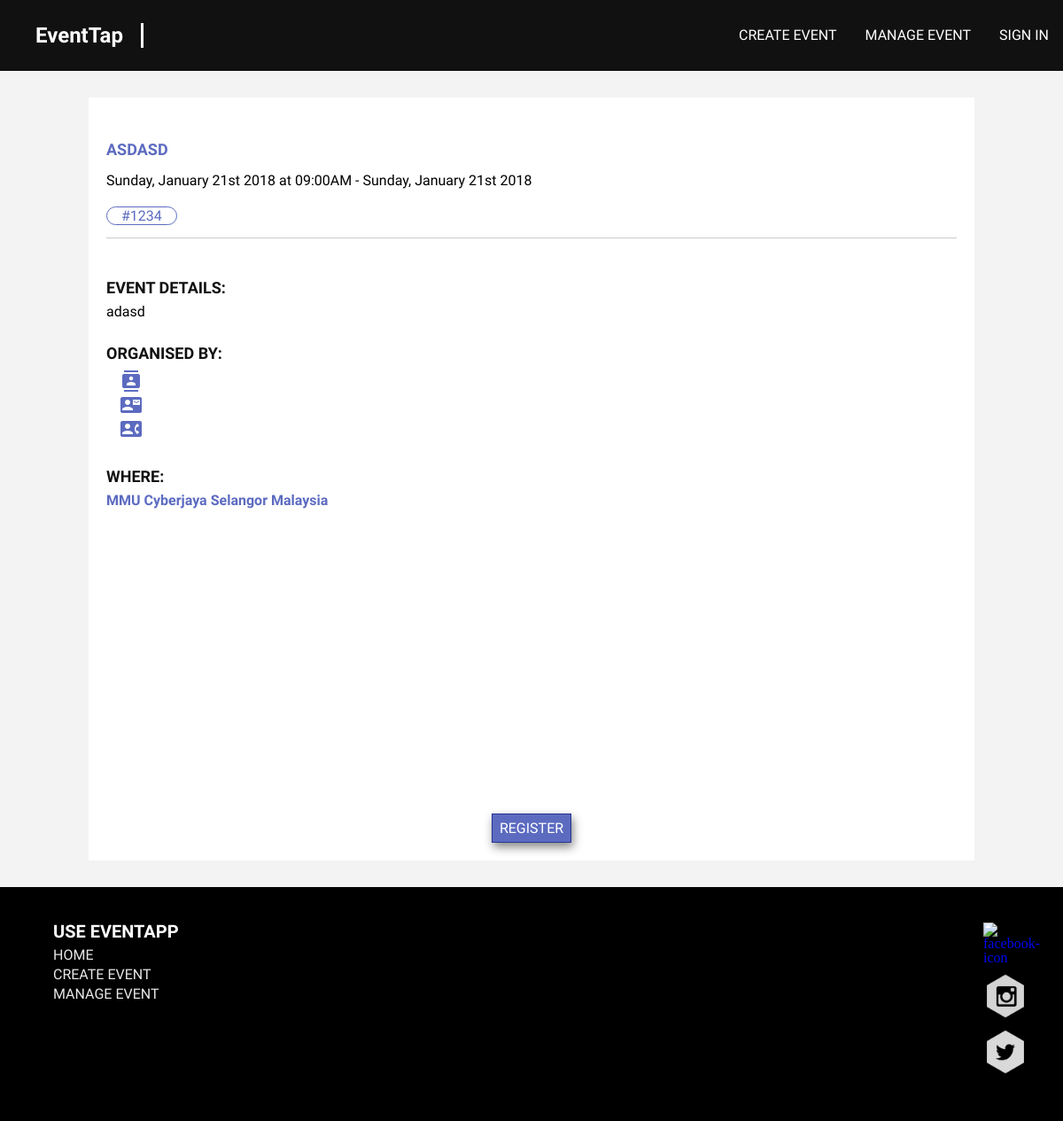
The page /view-event.php?event_id=37 on the database as committed earlier.
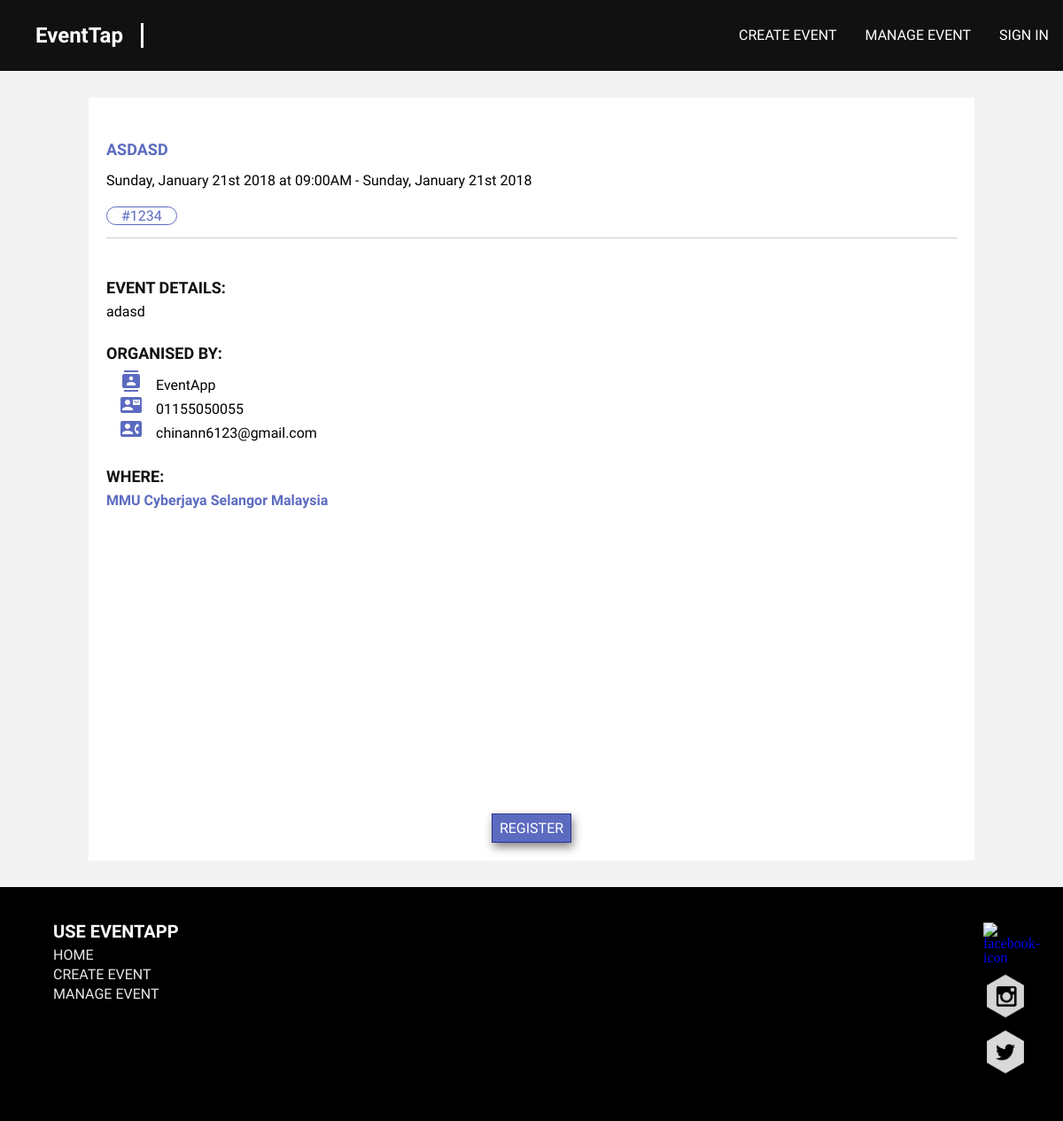
The same page on the database as committed later.
### tables this page shows
CREATE TABLE IF NOT EXISTS `event` (
  `event_id` int(11) NOT NULL AUTO_INCREMENT,
  `event_title` text NOT NULL,
  `event_content` mediumtext NOT NULL,
  `event_start_date` date NOT NULL,
  `event_end_date` date NOT NULL,
  `event_start_time` varchar(7) NOT NULL,
  `event_longitude` double NOT NULL,
  `event_latitude` double NOT NULL,
  `location` varchar(200) NOT NULL,
  `event_created_date` timestamp NOT NULL DEFAULT CURRENT_TIMESTAMP,
  `event_author` varchar(100) NOT NULL,
  `event_meta_title` text NOT NULL,
  `event_meta_description` text NOT NULL,
  `event_featured_img` text NOT NULL,
  `participant` int(11) NOT NULL,
  `organizer_id` int(11) DEFAULT NULL,
  `category` text NOT NULL,
  PRIMARY KEY (`event_id`)
);

CREATE TABLE IF NOT EXISTS `organizer` (
  `id` int(11) NOT NULL AUTO_INCREMENT,
  `logo` text NOT NULL,
  `name` varchar(200) NOT NULL,
  `contact` varchar(200) NOT NULL,
  `email` varchar(200) NOT NULL,
  `account` varchar(200) NOT NULL,
  PRIMARY KEY (`id`)
);

### view-event.php (the view, shortened to what this page needs)
<?php
include_once 'header.php';
$servername = "localhost";
$username   = "root";
$password   = "";
$dbname     = "event_app";
$conn = mysqli_connect($servername, $username, $password, $dbname);
if (isset($_GET['event_id'])){
  $event_id = $_GET['event_id'];
  $sql = "SELECT * FROM event WHERE event_id = '$event_id'";
  $results = mysqli_query($conn, $sql);
  while($event_data = mysqli_fetch_assoc($results)) {
    $event_title = $event_data['event_title'];
    $event_content = $event_data['event_content'];
    $event_location = $event_data['location'];
    $event_ticket = $event_data['participant'];
    $event_organiser_id = $event_data['organizer_id'];
  }
  $img_srcs = array();
  $sql3 = "SELECT * FROM organizer WHERE id = '$event_organiser_id'";
  $results3 = mysqli_query($conn, $sql3);
  while($organiser_data = mysqli_fetch_assoc($results3)) {
    $event_organiser_name = $organiser_data['name'];
    $event_organiser_email = $organiser_data['email'];
    $event_organiser_contact = $organiser_data['contact'];
  }
}
?>
<link rel="stylesheet" href="css/view-event.css">
<main>
  <div class="container">
    <div id="event-view">
      <div id="event-title">
        <h1><?php echo $event_title; ?></h1>
        <p id="event-datetime"></p>
        <p id="event-categories"></p>
      </div>
      <hr>
      <div id="event-detail">
        <h1>Event Details: </h1>
        <span><?php echo $event_content; ?></span>
      </div>
      <div id="event-organiser">
        <h1>Organised by: </h1>
        <p><i class="material-icons">contacts</i><span><?php echo $event_organiser_name; ?></span></p>
        <p><i class="material-icons">contact_mail</i><span><?php echo $event_organiser_contact; ?></span></p>
        <p><i class="material-icons">contact_phone</i><span><?php echo $event_organiser_email; ?></span></p>
      </div>
      <div id="event-location">
        <h1>Where: </h1>
        <p><?php echo $event_location; ?></p>
      </div>
      <div id="googleMap"></div>
      <?php
      if (isset($img_srcs)){
        echo '<div id="event-img">';
        echo '</div>';
      }
      ?>
      <?php
      if ($event_ticket > 0) {
        echo '<button id="regBtn" value="Register">Register</button>';
      }
      else {
        echo '<div id="no-ticket">Sold Out!</div>';
      }
      ?>
    </div>
  </main>
  <?php
  include_once 'footer.php';
  ?>

### header.php (shortened to what this page needs)
<!DOCTYPE html>
<html>
<head>
  <link rel="stylesheet" href="css/styles.css">
  <link rel="stylesheet" href="css/sign-up.css">
  <link rel="stylesheet" href="css/sign-in.css">
  <link rel="stylesheet" href="https://cdnjs.cloudflare.com/ajax/libs/font-awesome/4.7.0/css/font-awesome.min.css">
</head>
<body>
  <header>
    <a href="index.php" class="header-brand">EventTap</a>
    <nav class="main-nav">
      <?php
        if(isset($_SESSION['eventtap_usr'])){
          $fname = isset($_SESSION['u_fname'])? $_SESSION['u_fname']:"Guest";
          echo "
          <ul>
          <li><p>Hi, $fname </p></li>
          <li><a href='create-event.php'>Create Event</a></li>
          <li><a href='manage-event.php'>Manage Event</a></li>
          <li>
            <form action='logout.php' method='POST'>
            <button class='logout' type='submit' name='submit'>Logout</button></form>
          </li>
          </ul>";
        }else{
          echo "<ul>
          <li><a href='create-event.php' onClick='checkbox()'>Create Event</a></li>
          <li><a href='manage-event.php' onClick='checkbox()'>Manage Event</a></li>
          <li><label class='signin_btn' id='btnSignin'>Sign In</label></li>
          </ul>";
        }
      ?>
    </nav>
  </header>

### footer.php
<footer>
  <ul class="footer-links-main">
    <li><p>Use EventApp</p></li>
    <li><a href="index.php">Home</a></li>
    <li><a href="#">Create Event</a></li>
    <li><a href="#">Manage Event</a></li>
  </ul>
  <div class="footer-sm">
    <a href="#">
      <img src="img/if_facebook_six_107120.png" alt="facebook-icon">
    </a>
    <a href="#">
      <img src="img/if_instagram_six_107098.png" alt="instagram-icon">
    </a>
    <a href="#">
      <img src="img/if_twitter_six_107069.png" alt="twitter-icon">
    </a>
  </div>
</footer>
</body>
</html>

### css/styles.css (style rules this page uses)
html, body, div, span, object, iframe, h1, h2, h3, h4, h5, h6, p, blockquote, pre, abbr, address, cite, code, del, dfn, em, img, ins, kbd, q, samp, small, strong, sub, sup, var, b, i, dl, dt, dd, ol, ul, li, fieldset, form, label, legend, table, caption, tbody, tfoot, thead, tr, th, td, article, aside, canvas, details, figcaption, figure, footer, header, hgroup, menu, nav, section, summary, time, mark, audio, video { margin:0; padding:0; border:0; outline:0; font-size:100%; vertical-align:baseline; background:transparent; }
body { line-height:1; }
article,aside,details,figcaption,figure, footer,header,hgroup,menu,nav,section { display:block; }
nav ul { list-style:none; }
a { margin:0; padding:0; font-size:100%; vertical-align:baseline; background:transparent; }
hr { display:block; height:1px; border:0; border-top:1px solid #cccccc; margin:1em 0; padding:0; }
* { text-decoration: none; }
body { background-color: #f3f3f3; }
main { padding-top: 80px; }
header { width: 100%; height: 80px; background-color: black; z-index: 9999; position: fixed; top: 0; right: 0; left: 0; }
header .header-brand { font-family: Catamaran; font-size: 24px; color: #fff; font-weight: 900; display: block; line-height: 28px; margin: 26px 0; padding: 0 20px 0 40px; border-right: 3px solid #fff; float: left; }
header nav ul { display: block; float: left; width: fit-content; margin: 10px 0 0 10px; float: right; }
header nav ul li { display: inline-block; list-style: none; float: left; padding: 0 16px; }
header nav ul li a { font-family: Catamaran; font-size: 16px; color: #fff; text-transform: uppercase; font-weight: 200; line-height: 60px; }
header nav ul li label { font-family: Catamaran; font-size: 16px; color: #fff; text-transform: uppercase; font-weight: 200; line-height: 60px; }
.container { width: 1000px; margin: 30px auto; }
footer { width: calc(100% - 80px); background-color: #000; padding: 40px 40px; overflow: hidden; margin-top: 20px; }
footer ul { width: fit-content; float: left; padding-left: 20px; }
footer ul li { display: block; list-style: none; }
footer ul li p { font-family: Catamaran; font-size: 20px; color: #fff; text-transform: uppercase; font-weight: 800; padding-bottom: 6px; }
footer ul li a { font-family: Catamaran; font-size: 16px; color: #e8e8e8; text-transform: uppercase; font-weight: 200; line-height: 22px; }
.footer-sm { width: 50px; float: right; }
.footer-sm img { width: 100%; margin-bottom: 10px; }

### css/view-event.css (style rules this page uses)
#event-view { padding: 20px 20px; display: block; background-color: white; font-family: Catamaran; font-size: 16px; }
#event-view h1 { font-family: Catamaran; font-size: 18px; color: #111; text-transform: uppercase; padding: 30px 0px 10px 0px; }
#event-title h1 { color: #5C6BC0; }
#event-datetime { padding: 0.5rem 0px; margin-bottom: 0.5rem; }
#event-categories { margin-top: 1rem; }
#event-organiser i { padding: 0 1rem; color: #5C6BC0; }
#event-organiser span { vertical-align: text-top; }
#event-location p { color: #5C6BC0; font-weight: bold; }
#googleMap { width:100%; height:300px; }
#regBtn { font-size: 16px; font-family: Catamaran; margin: 0 auto; background-color: #5C6BC0; color: #fff; font-weight: 400; margin-top: 15px; text-decoration: none; display: block; padding: 6px 8px; box-shadow: 1.5px 5px 10px #888888; text-transform: uppercase; border: 1.5px solid #283593; bottom: 14px; left: calc(50% - 40px); }
#event-img { padding-top: 30px; font-size: 0; display: -ms-flexbox; -ms-flex-wrap: wrap; -ms-flex-direction: column; -webkit-flex-flow: row wrap; flex-flow: row wrap; display: -webkit-box; display: flex; }

### header.php (style rules this page uses)
header { background-color: #111; z-index: 9999; }

Rows that differ between the two databases and show on the page:
added organizer: name "EventApp", contact "01155050055", email "chinann6123@gmail.com"
